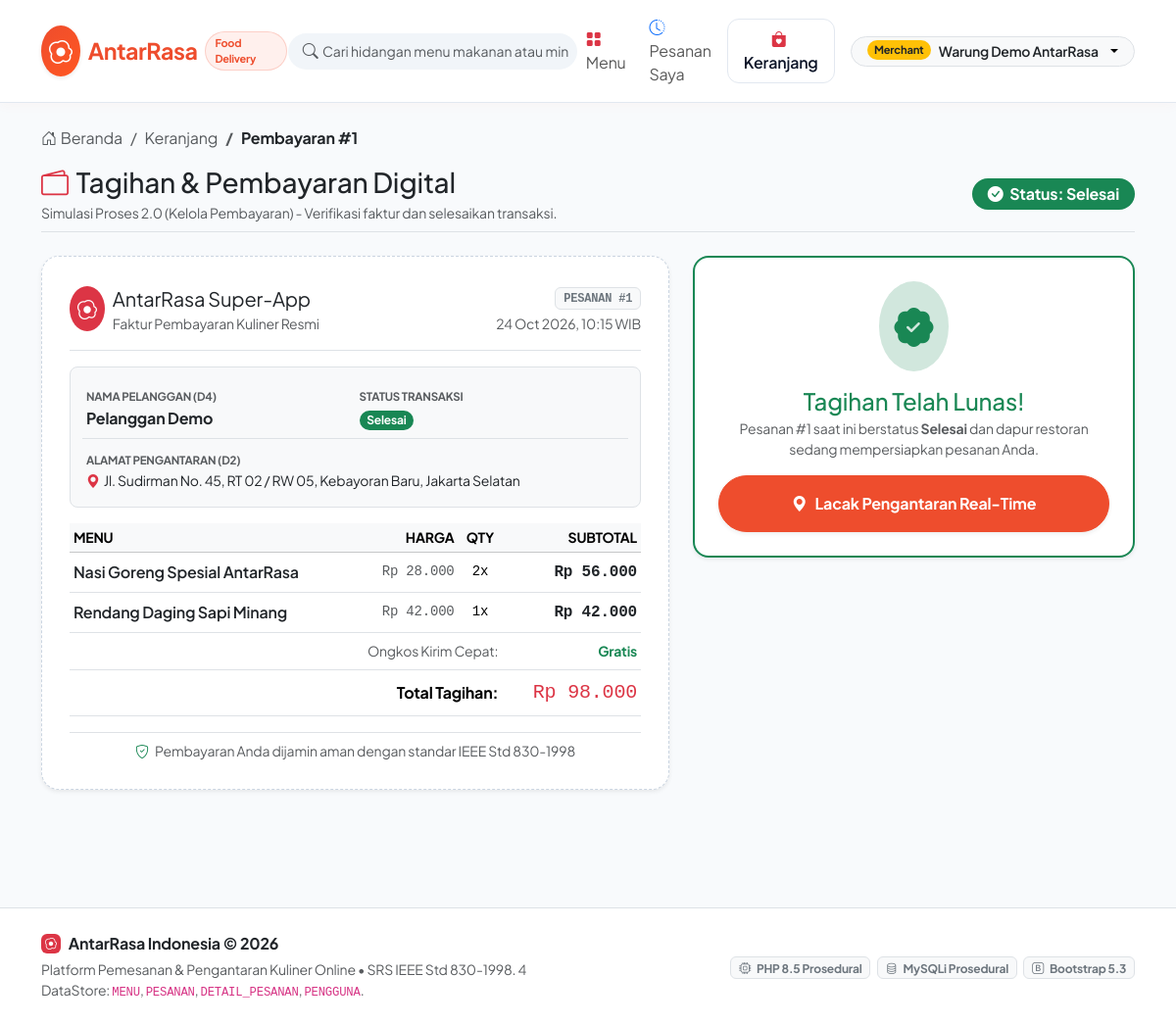
Page /pembayaran.php?id=1 (signed in) on the committed database.
### tables this page shows
CREATE TABLE `pesanan` (
  `id_pesanan` int(11) NOT NULL AUTO_INCREMENT,
  `id_pengguna` int(11) DEFAULT NULL,
  `id_driver` int(11) DEFAULT NULL,
  `tanggal_pesanan` datetime NOT NULL DEFAULT current_timestamp(),
  `alamat_pengiriman` text NOT NULL,
  `total_harga` decimal(12,2) NOT NULL,
  `status_pesanan` varchar(30) NOT NULL DEFAULT 'Menunggu',
  `metode_bayar` varchar(20) DEFAULT NULL,
  `waktu_bayar` datetime DEFAULT NULL,
  `bukti_bayar` varchar(255) DEFAULT NULL,
  `waktu_diproses` datetime DEFAULT NULL,
  `waktu_dikirim` datetime DEFAULT NULL,
  `waktu_selesai` datetime DEFAULT NULL,
  PRIMARY KEY (`id_pesanan`),
  KEY `fk_pesanan_pengguna` (`id_pengguna`),
  KEY `fk_pesanan_driver` (`id_driver`),
  KEY `idx_pesanan_status` (`status_pesanan`),
  KEY `idx_pesanan_tanggal` (`tanggal_pesanan`),
  CONSTRAINT `fk_pesanan_driver` FOREIGN KEY (`id_driver`) REFERENCES `pengguna` (`id_pengguna`) ON DELETE SET NULL ON UPDATE CASCADE,
  CONSTRAINT `fk_pesanan_pengguna` FOREIGN KEY (`id_pengguna`) REFERENCES `pengguna` (`id_pengguna`) ON DELETE SET NULL ON UPDATE CASCADE,
  CONSTRAINT `chk_status_pesanan` CHECK (`status_pesanan` in ('Menunggu','Diproses','Dikirim','Selesai','Dibatalkan'))
);

CREATE TABLE `pengguna` (
  `id_pengguna` int(11) NOT NULL AUTO_INCREMENT,
  `username` varchar(50) NOT NULL,
  `password` varchar(255) NOT NULL,
  `nama_lengkap` varchar(100) NOT NULL,
  `peran` varchar(20) NOT NULL DEFAULT 'customer',
  PRIMARY KEY (`id_pengguna`),
  UNIQUE KEY `username` (`username`),
  KEY `idx_pengguna_peran` (`peran`),
  CONSTRAINT `chk_peran_pengguna` CHECK (`peran` in ('customer','merchant','driver','admin'))
);

CREATE TABLE `detail_pesanan` (
  `id_detail` int(11) NOT NULL AUTO_INCREMENT,
  `id_pesanan` int(11) NOT NULL,
  `id_menu` int(11) NOT NULL,
  `jumlah` int(11) NOT NULL,
  `harga_satuan` decimal(12,2) NOT NULL DEFAULT 0.00,
  `subtotal` decimal(12,2) NOT NULL,
  PRIMARY KEY (`id_detail`),
  KEY `fk_detail_pesanan_pesanan` (`id_pesanan`),
  KEY `fk_detail_pesanan_menu` (`id_menu`),
  CONSTRAINT `fk_detail_pesanan_menu` FOREIGN KEY (`id_menu`) REFERENCES `menu` (`id_menu`) ON UPDATE CASCADE,
  CONSTRAINT `fk_detail_pesanan_pesanan` FOREIGN KEY (`id_pesanan`) REFERENCES `pesanan` (`id_pesanan`) ON DELETE CASCADE ON UPDATE CASCADE,
  CONSTRAINT `chk_jumlah_positif` CHECK (`jumlah` > 0)
);

CREATE TABLE `menu` (
  `id_menu` int(11) NOT NULL AUTO_INCREMENT,
  `id_merchant` int(11) DEFAULT NULL,
  `nama_menu` varchar(100) NOT NULL,
  `harga` decimal(12,2) NOT NULL,
  `deskripsi` text DEFAULT NULL,
  `kategori` varchar(30) DEFAULT NULL,
  `gambar_url` varchar(255) DEFAULT NULL,
  `status_menu` varchar(20) NOT NULL DEFAULT 'Tersedia',
  `is_aktif` tinyint(1) NOT NULL DEFAULT 1,
  PRIMARY KEY (`id_menu`),
  KEY `fk_menu_merchant` (`id_merchant`),
  KEY `idx_menu_status` (`status_menu`),
  CONSTRAINT `fk_menu_merchant` FOREIGN KEY (`id_merchant`) REFERENCES `pengguna` (`id_pengguna`) ON DELETE SET NULL ON UPDATE CASCADE,
  CONSTRAINT `chk_status_menu` CHECK (`status_menu` in ('Tersedia','Habis'))
);

### includes/functions_order.php (called while the page is built, shortened)
<?php
function ambil_pesanan_by_id($conn, int $id_pesanan): ?array
{
    $sql = "SELECT p.id_pesanan, p.id_pengguna, p.id_driver, p.tanggal_pesanan, p.alamat_pengiriman,
                   p.total_harga, p.status_pesanan, p.metode_bayar, p.waktu_bayar, p.bukti_bayar,
                   p.waktu_diproses, p.waktu_dikirim, p.waktu_selesai,
                   u.nama_lengkap AS nama_pemesan, u.username AS username_pemesan
            FROM pesanan p
            LEFT JOIN pengguna u ON p.id_pengguna = u.id_pengguna
            WHERE p.id_pesanan = ?
            LIMIT 1";
    $stmt = mysqli_prepare($conn, $sql);
    mysqli_stmt_bind_param($stmt, "i", $id_pesanan);
    mysqli_stmt_execute($stmt);
    $hasil = mysqli_stmt_get_result($stmt);
    $data = null;
    if ($hasil !== false && mysqli_num_rows($hasil) > 0) {
        $data = mysqli_fetch_assoc($hasil);
    }
    return $data;
}
function ambil_detail_pesanan($conn, int $id_pesanan): array
{
    $items = [];
    $sql = "SELECT d.id_detail, d.id_pesanan, d.id_menu, d.jumlah, d.subtotal, m.nama_menu,
                   d.harga_satuan AS harga
            FROM detail_pesanan d
            JOIN menu m ON d.id_menu = m.id_menu
            WHERE d.id_pesanan = ?
            ORDER BY d.id_detail ASC";
    $stmt = mysqli_prepare($conn, $sql);
    mysqli_stmt_bind_param($stmt, "i", $id_pesanan);
    mysqli_stmt_execute($stmt);
    $hasil = mysqli_stmt_get_result($stmt);
    if ($hasil !== false) {
        $items = mysqli_fetch_all($hasil, MYSQLI_ASSOC);
    }
    return $items;
}
function e(mixed $nilai): string
{
    return htmlspecialchars((string) ($nilai ?? ''), ENT_QUOTES, 'UTF-8');
}
function format_rupiah(float $nominal): string
{
    return 'Rp ' . number_format($nominal, 0, ',', '.');
}
function dapatkan_info_status(string $status): array
{
    return match ($status) {
        'Menunggu' => [
            'class' => 'bg-warning text-dark',
            'badge' => 'warning',
            'label' => 'Menunggu Pembayaran',
            'icon'  => 'bi-hourglass-split',
            'step'  => 1
        ],
        'Diproses' => [
            'class' => 'bg-info text-dark',
            'badge' => 'info',
            'label' => 'Diproses Restoran',
            'icon'  => 'bi-fire',
            'step'  => 2
        ],
        'Dikirim' => [
            'class' => 'bg-primary text-white',
            'badge' => 'primary',
            'label' => 'Sedang Dikirim Driver',
            'icon'  => 'bi-bicycle',
            'step'  => 3
        ],
        'Selesai' => [
            'class' => 'bg-success text-white',
            'badge' => 'success',
            'label' => 'Pesanan Selesai',
            'icon'  => 'bi-check-circle-fill',
            'step'  => 4
        ],
        default => [
            'class' => 'bg-secondary text-white',
            'badge' => 'secondary',
            'label' => $status,
            'icon'  => 'bi-question-circle',
            'step'  => 0
        ]
    };
}

### pembayaran.php (the view, shortened to what this page needs)
<?php
require_once __DIR__ . '/includes/functions_order.php';
$id_pesanan = isset($_GET['id']) ? (int) $_GET['id'] : (isset($_POST['id_pesanan']) ? (int) $_POST['id_pesanan'] : 0);
$pesanan_cek = ambil_pesanan_by_id($conn, $id_pesanan);
$pesanan = ($pesanan_cek !== null) ? ambil_pesanan_by_id($conn, $id_pesanan) : null;
    ?>
    <?php
$detail_items = ambil_detail_pesanan($conn, $id_pesanan);
$status_info = dapatkan_info_status((string) $pesanan['status_pesanan']);
$is_sudah_bayar = ($pesanan['status_pesanan'] !== 'Menunggu');
require_once __DIR__ . '/includes/header.php';
?>
<div class="mb-3">
    <nav aria-label="breadcrumb">
        <ol class="breadcrumb mb-0 small">
            <li class="breadcrumb-item"><a href="index.php" class="text-decoration-none text-muted"><i class="bi bi-house-door me-1"></i>Beranda</a></li>
            <li class="breadcrumb-item"><a href="pesanan.php" class="text-decoration-none text-muted">Keranjang</a></li>
            <li class="breadcrumb-item active fw-bold text-dark" aria-current="page">Pembayaran #<?= $id_pesanan ?></li>
        </ol>
    </nav>
</div>
<div class="d-flex flex-wrap justify-content-between align-items-center mb-4 pb-2 border-bottom">
    <div>
        <h3 class="fw-extrabold mb-1 text-dark">
            <i class="bi bi-wallet2 text-danger me-2"></i>Tagihan &amp; Pembayaran Digital
        </h3>
        <p class="text-muted small mb-0">Simulasi Proses 2.0 (Kelola Pembayaran) - Verifikasi faktur dan selesaikan transaksi.</p>
    </div>
    <div class="mt-2 mt-sm-0">
        <span class="badge <?= $status_info['class'] ?> fs-6 px-3 py-2 rounded-pill">
            <i class="bi <?= $status_info['icon'] ?> me-1"></i> Status: <?= e($pesanan['status_pesanan']) ?>
        </span>
    </div>
</div>
<div class="row g-4 mb-5">
    <div class="col-lg-7">
        <div class="receipt-digital shadow-sm">
            <div class="d-flex justify-content-between align-items-start pb-3 border-bottom border-dashed mb-3">
                <div class="d-flex align-items-center gap-2">
                    <span class="p-2 rounded-circle bg-danger text-white d-inline-flex"><i class="bi bi-egg-fried fs-5"></i></span>
                    <div>
                        <div class="fw-extrabold text-dark fs-5">AntarRasa Super-App</div>
                        <div class="text-muted small">Faktur Pembayaran Kuliner Resmi</div>
                    </div>
                </div>
                <div class="text-end">
                    <span class="badge bg-light text-secondary border font-monospace">PESANAN #<?= $id_pesanan ?></span>
                    <div class="text-muted small mt-1"><?= date('d M Y, H:i', strtotime((string) $pesanan['tanggal_pesanan'])) ?> WIB</div>
                </div>
            </div>
            <div class="p-3 bg-light rounded-3 mb-3 border">
                <div class="row g-2">
                    <div class="col-sm-6">
                        <small class="text-muted text-uppercase fw-bold" style="font-size: 0.72rem;">Nama Pelanggan (D4)</small>
                        <div class="fw-bold text-dark"><?= e($pesanan['nama_pemesan'] ?? 'Pelanggan Tamu') ?></div>
                    </div>
                    <div class="col-sm-6">
                        <small class="text-muted text-uppercase fw-bold" style="font-size: 0.72rem;">Status Transaksi</small>
                        <div><span class="badge <?= $status_info['class'] ?> rounded-pill small"><?= e($pesanan['status_pesanan']) ?></span></div>
                    </div>
                    <div class="col-12 mt-2 pt-2 border-top">
                        <small class="text-muted text-uppercase fw-bold" style="font-size: 0.72rem;">Alamat Pengantaran (D2)</small>
                        <div class="text-dark small"><i class="bi bi-geo-alt-fill text-danger me-1"></i><?= nl2br(e($pesanan['alamat_pengiriman'])) ?></div>
                    </div>
                </div>
            </div>
            <div class="table-responsive mb-3">
                <table class="table table-sm align-middle mb-0">
                    <thead class="table-light small text-uppercase text-muted">
                        <tr>
                            <th>Menu</th>
                            <th class="text-end">Harga</th>
                            <th class="text-center">Qty</th>
                            <th class="text-end">Subtotal</th>
                        </tr>
                    </thead>
                    <tbody>
                        <?php foreach ($detail_items as $item): ?>
                            <tr>
                                <td class="fw-semibold text-dark py-2"><?= e($item['nama_menu']) ?></td>
                                <td class="text-end text-muted font-monospace small"><?= format_rupiah((float) $item['harga']) ?></td>
                                <td class="text-center font-monospace small"><?= (int) $item['jumlah'] ?>x</td>
                                <td class="text-end fw-bold text-dark font-monospace"><?= format_rupiah((float) $item['subtotal']) ?></td>
                            </tr>
                        <?php endforeach; ?>
                    </tbody>
                    <tfoot class="border-top">
                        <tr>
                            <td colspan="3" class="text-end text-muted small py-2">Ongkos Kirim Cepat:</td>
                            <td class="text-end text-success fw-bold small py-2">Gratis</td>
                        </tr>
                        <tr>
                            <td colspan="3" class="text-end fw-bold py-2 fs-6">Total Tagihan:</td>
                            <td class="text-end fw-extrabold text-danger fs-5 font-monospace py-2">
                                <?= format_rupiah((float) $pesanan['total_harga']) ?>
                            </td>
                        </tr>
                    </tfoot>
                </table>
            </div>
            <div class="text-center pt-2 border-top border-dashed text-muted small">
                <i class="bi bi-shield-check text-success me-1"></i> Pembayaran Anda dijamin aman dengan standar IEEE Std 830-1998
            </div>
        </div>
    </div>
    <div class="col-lg-5">
        <?php if ($is_sudah_bayar): ?>
            <div class="card shadow-sm border-success border-2 rounded-4 text-center p-4 bg-white">
                <div class="p-3 bg-success-subtle text-success rounded-circle d-inline-flex mx-auto mb-3">
                    <i class="bi bi-patch-check-fill fs-1"></i>
                </div>
                <h4 class="fw-extrabold text-success mb-1">Tagihan Telah Lunas!</h4>
                <p class="text-muted small mb-3">
                    Pesanan #<?= $id_pesanan ?> saat ini berstatus <strong><?= e($pesanan['status_pesanan']) ?></strong> dan dapur restoran sedang mempersiapkan pesanan Anda.
                </p>
                <a href="status.php?id=<?= $id_pesanan ?>" class="btn btn-primary-custom py-3 rounded-pill fw-bold shadow-sm d-inline-flex align-items-center justify-content-center gap-2">
                    <i class="bi bi-geo-alt-fill"></i>
                    <span>Lacak Pengantaran Real-Time</span>
                </a>
            </div>
        <?php endif; ?>
    </div>
</div>
<?php
require_once __DIR__ . '/includes/footer.php';
?>

### assets/css/style.css (style rules this page uses)
:root { --cf-primary: #ee4d2d; --cf-primary-dark: #d73211; --cf-primary-light: #fff0ed; --cf-secondary: #ff5722; --cf-green: #00aa13; --cf-green-light: #e8f9eb; --mb-primary: #4f46e5; --mb-primary-dark: #3730a3; --mb-primary-light: #eef2ff; --mb-accent: #0ea5e9; --mb-warning: #f59e0b; --dr-dark: #0f172a; --dr-surface: #1e293b; --dr-green: #10b981; --dr-green-glow: rgba(16, 185, 129, 0.35); --dr-accent: #38bdf8; --ad-sidebar: #0f172a; --ad-sidebar-hover: #1e293b; --ad-sidebar-active: #334155; --ad-primary: #6366f1; --ad-border: #e2e8f0; --bg-main: #f8fafc; --text-heading: #0f172a; --text-body: #334155; --text-muted: #64748b; --card-bg: #ffffff; --border-color: #e2e8f0; --shadow-sm: 0 1px 3px rgba(0, 0, 0, 0.05); --shadow-md: 0 4px 15px rgba(0, 0, 0, 0.06); --shadow-lg: 0 10px 25px rgba(0, 0, 0, 0.08); }
body { font-family: 'Plus Jakarta Sans', system-ui, -apple-system, BlinkMacSystemFont, 'Segoe UI', Roboto, Helvetica, Arial, sans-serif; background-color: var(--bg-main); color: var(--text-body); min-height: 100vh; display: flex; flex-direction: column; letter-spacing: -0.2px; }
.receipt-digital { background: #ffffff; border: 1px dashed #cbd5e1; border-radius: 18px; padding: 1.75rem; position: relative; }
.btn-primary-custom { background-color: var(--cf-primary); border-color: var(--cf-primary); color: #ffffff; font-weight: 600; border-radius: 12px; padding: 0.6rem 1.3rem; transition: all 0.2s ease; }

### rows in the picture
pesanan: id_pengguna "1", status_pesanan "Selesai", tanggal_pesanan "24 Oct 2026, 10:15", id_pengguna.nama_lengkap "Pelanggan Demo", alamat_pengiriman "Jl. Sudirman No. 45, RT 02 / RW 05, Kebayoran Baru, Jakarta Selatan", total_harga "Rp 98.000"
detail_pesanan: id_menu.nama_menu "Nasi Goreng Spesial AntarRasa", harga_satuan "Rp 28.000", jumlah "2", subtotal "Rp 56.000"
detail_pesanan: id_menu.nama_menu "Rendang Daging Sapi Minang", harga_satuan "Rp 42.000", jumlah "1", subtotal "Rp 42.000"

### other values in the picture
$pengguna_aktif['peran'] "Merchant"
$pengguna_aktif['nama_lengkap'] "Warung Demo AntarRasa"
